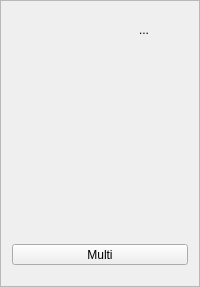
<?xml version="1.0" encoding="UTF-8"?>
<ui version="4.0">
 <class>Sampler</class>
 <widget class="QFrame" name="Sampler">
  <property name="geometry">
   <rect>
    <x>0</x>
    <y>0</y>
    <width>200</width>
    <height>287</height>
   </rect>
  </property>
  <property name="minimumSize">
   <size>
    <width>200</width>
    <height>242</height>
   </size>
  </property>
  <property name="maximumSize">
   <size>
    <width>200</width>
    <height>16777215</height>
   </size>
  </property>
  <property name="windowTitle">
   <string>Frame</string>
  </property>
  <property name="frameShape">
   <enum>QFrame::StyledPanel</enum>
  </property>
  <property name="frameShadow">
   <enum>QFrame::Raised</enum>
  </property>
  <layout class="QGridLayout" name="gridLayout">
   <property name="spacing">
    <number>0</number>
   </property>
   <item row="3" column="0">
    <widget class="QToolButton" name="play5">
     <property name="sizePolicy">
      <sizepolicy hsizetype="Expanding" vsizetype="Fixed">
       <horstretch>0</horstretch>
       <verstretch>0</verstretch>
      </sizepolicy>
     </property>
     <property name="minimumSize">
      <size>
       <width>40</width>
       <height>36</height>
      </size>
     </property>
     <property name="contextMenuPolicy">
      <enum>Qt::CustomContextMenu</enum>
     </property>
     <property name="styleSheet">
      <string notr="true">border-top-left-radius: 0px;
border-bottom-left-radius: 0px;
border-bottom-right-radius: 0px;
border-top-right-radius:0px;</string>
     </property>
     <property name="text">
      <string/>
     </property>
    </widget>
   </item>
   <item row="3" column="1">
    <widget class="QToolButton" name="play6">
     <property name="sizePolicy">
      <sizepolicy hsizetype="Expanding" vsizetype="Fixed">
       <horstretch>0</horstretch>
       <verstretch>0</verstretch>
      </sizepolicy>
     </property>
     <property name="minimumSize">
      <size>
       <width>40</width>
       <height>36</height>
      </size>
     </property>
     <property name="contextMenuPolicy">
      <enum>Qt::CustomContextMenu</enum>
     </property>
     <property name="styleSheet">
      <string notr="true">border-top-left-radius: 0px;
border-bottom-left-radius: 0px;
border-bottom-right-radius: 0px;
border-top-right-radius:0px;</string>
     </property>
     <property name="text">
      <string/>
     </property>
    </widget>
   </item>
   <item row="5" column="2">
    <widget class="QToolButton" name="play15">
     <property name="sizePolicy">
      <sizepolicy hsizetype="Expanding" vsizetype="Fixed">
       <horstretch>0</horstretch>
       <verstretch>0</verstretch>
      </sizepolicy>
     </property>
     <property name="minimumSize">
      <size>
       <width>40</width>
       <height>36</height>
      </size>
     </property>
     <property name="contextMenuPolicy">
      <enum>Qt::CustomContextMenu</enum>
     </property>
     <property name="styleSheet">
      <string notr="true">border-top-left-radius: 0px;
border-bottom-left-radius: 0px;
border-bottom-right-radius: 0px;
border-top-right-radius:0px;</string>
     </property>
     <property name="text">
      <string/>
     </property>
    </widget>
   </item>
   <item row="2" column="0">
    <widget class="QToolButton" name="play1">
     <property name="sizePolicy">
      <sizepolicy hsizetype="Expanding" vsizetype="Fixed">
       <horstretch>0</horstretch>
       <verstretch>0</verstretch>
      </sizepolicy>
     </property>
     <property name="minimumSize">
      <size>
       <width>40</width>
       <height>36</height>
      </size>
     </property>
     <property name="contextMenuPolicy">
      <enum>Qt::CustomContextMenu</enum>
     </property>
     <property name="styleSheet">
      <string notr="true">border-top-right-radius: 0px;
border-bottom-right-radius: 0px;
border-bottom-left-radius: 0px;</string>
     </property>
     <property name="text">
      <string/>
     </property>
    </widget>
   </item>
   <item row="2" column="1">
    <widget class="QToolButton" name="play2">
     <property name="sizePolicy">
      <sizepolicy hsizetype="Expanding" vsizetype="Fixed">
       <horstretch>0</horstretch>
       <verstretch>0</verstretch>
      </sizepolicy>
     </property>
     <property name="minimumSize">
      <size>
       <width>40</width>
       <height>36</height>
      </size>
     </property>
     <property name="contextMenuPolicy">
      <enum>Qt::CustomContextMenu</enum>
     </property>
     <property name="styleSheet">
      <string notr="true">border-top-right-radius: 0px;
border-bottom-right-radius: 0px;
border-top-left-radius: 0px;
border-bottom-left-radius: 0px;</string>
     </property>
     <property name="text">
      <string/>
     </property>
    </widget>
   </item>
   <item row="2" column="2">
    <widget class="QToolButton" name="play3">
     <property name="sizePolicy">
      <sizepolicy hsizetype="Expanding" vsizetype="Fixed">
       <horstretch>0</horstretch>
       <verstretch>0</verstretch>
      </sizepolicy>
     </property>
     <property name="minimumSize">
      <size>
       <width>40</width>
       <height>36</height>
      </size>
     </property>
     <property name="contextMenuPolicy">
      <enum>Qt::CustomContextMenu</enum>
     </property>
     <property name="styleSheet">
      <string notr="true">border-top-right-radius: 0px;
border-bottom-right-radius: 0px;
border-top-left-radius: 0px;
border-bottom-left-radius: 0px;</string>
     </property>
     <property name="text">
      <string/>
     </property>
    </widget>
   </item>
   <item row="3" column="2">
    <widget class="QToolButton" name="play7">
     <property name="sizePolicy">
      <sizepolicy hsizetype="Expanding" vsizetype="Fixed">
       <horstretch>0</horstretch>
       <verstretch>0</verstretch>
      </sizepolicy>
     </property>
     <property name="minimumSize">
      <size>
       <width>40</width>
       <height>36</height>
      </size>
     </property>
     <property name="contextMenuPolicy">
      <enum>Qt::CustomContextMenu</enum>
     </property>
     <property name="styleSheet">
      <string notr="true">border-top-left-radius: 0px;
border-bottom-left-radius: 0px;
border-bottom-right-radius: 0px;
border-top-right-radius:0px;</string>
     </property>
     <property name="text">
      <string/>
     </property>
    </widget>
   </item>
   <item row="3" column="3">
    <widget class="QToolButton" name="play8">
     <property name="sizePolicy">
      <sizepolicy hsizetype="Expanding" vsizetype="Fixed">
       <horstretch>0</horstretch>
       <verstretch>0</verstretch>
      </sizepolicy>
     </property>
     <property name="minimumSize">
      <size>
       <width>40</width>
       <height>36</height>
      </size>
     </property>
     <property name="contextMenuPolicy">
      <enum>Qt::CustomContextMenu</enum>
     </property>
     <property name="styleSheet">
      <string notr="true">border-top-left-radius: 0px;
border-bottom-left-radius: 0px;
border-bottom-right-radius: 0px;
border-top-right-radius:0px;</string>
     </property>
     <property name="text">
      <string/>
     </property>
    </widget>
   </item>
   <item row="4" column="0">
    <widget class="QToolButton" name="play9">
     <property name="sizePolicy">
      <sizepolicy hsizetype="Expanding" vsizetype="Fixed">
       <horstretch>0</horstretch>
       <verstretch>0</verstretch>
      </sizepolicy>
     </property>
     <property name="minimumSize">
      <size>
       <width>40</width>
       <height>36</height>
      </size>
     </property>
     <property name="contextMenuPolicy">
      <enum>Qt::CustomContextMenu</enum>
     </property>
     <property name="styleSheet">
      <string notr="true">border-top-left-radius: 0px;
border-bottom-left-radius: 0px;
border-bottom-right-radius: 0px;
border-top-right-radius:0px;</string>
     </property>
     <property name="text">
      <string/>
     </property>
    </widget>
   </item>
   <item row="4" column="1">
    <widget class="QToolButton" name="play10">
     <property name="sizePolicy">
      <sizepolicy hsizetype="Expanding" vsizetype="Fixed">
       <horstretch>0</horstretch>
       <verstretch>0</verstretch>
      </sizepolicy>
     </property>
     <property name="minimumSize">
      <size>
       <width>40</width>
       <height>36</height>
      </size>
     </property>
     <property name="contextMenuPolicy">
      <enum>Qt::CustomContextMenu</enum>
     </property>
     <property name="styleSheet">
      <string notr="true">border-top-left-radius: 0px;
border-bottom-left-radius: 0px;
border-bottom-right-radius: 0px;
border-top-right-radius:0px;</string>
     </property>
     <property name="text">
      <string/>
     </property>
    </widget>
   </item>
   <item row="4" column="2">
    <widget class="QToolButton" name="play11">
     <property name="sizePolicy">
      <sizepolicy hsizetype="Expanding" vsizetype="Fixed">
       <horstretch>0</horstretch>
       <verstretch>0</verstretch>
      </sizepolicy>
     </property>
     <property name="minimumSize">
      <size>
       <width>40</width>
       <height>36</height>
      </size>
     </property>
     <property name="contextMenuPolicy">
      <enum>Qt::CustomContextMenu</enum>
     </property>
     <property name="styleSheet">
      <string notr="true">border-top-left-radius: 0px;
border-bottom-left-radius: 0px;
border-bottom-right-radius: 0px;
border-top-right-radius:0px;</string>
     </property>
     <property name="text">
      <string/>
     </property>
    </widget>
   </item>
   <item row="4" column="3">
    <widget class="QToolButton" name="play12">
     <property name="sizePolicy">
      <sizepolicy hsizetype="Expanding" vsizetype="Fixed">
       <horstretch>0</horstretch>
       <verstretch>0</verstretch>
      </sizepolicy>
     </property>
     <property name="minimumSize">
      <size>
       <width>40</width>
       <height>36</height>
      </size>
     </property>
     <property name="contextMenuPolicy">
      <enum>Qt::CustomContextMenu</enum>
     </property>
     <property name="styleSheet">
      <string notr="true">border-top-left-radius: 0px;
border-bottom-left-radius: 0px;
border-bottom-right-radius: 0px;
border-top-right-radius:0px;</string>
     </property>
     <property name="text">
      <string/>
     </property>
    </widget>
   </item>
   <item row="5" column="0">
    <widget class="QToolButton" name="play13">
     <property name="sizePolicy">
      <sizepolicy hsizetype="Expanding" vsizetype="Fixed">
       <horstretch>0</horstretch>
       <verstretch>0</verstretch>
      </sizepolicy>
     </property>
     <property name="minimumSize">
      <size>
       <width>40</width>
       <height>36</height>
      </size>
     </property>
     <property name="contextMenuPolicy">
      <enum>Qt::CustomContextMenu</enum>
     </property>
     <property name="styleSheet">
      <string notr="true">border-bottom-right-radius: 0px;
border-top-right-radius: 0px;
border-top-left-radius: 0px;</string>
     </property>
     <property name="text">
      <string/>
     </property>
    </widget>
   </item>
   <item row="5" column="1">
    <widget class="QToolButton" name="play14">
     <property name="sizePolicy">
      <sizepolicy hsizetype="Expanding" vsizetype="Fixed">
       <horstretch>0</horstretch>
       <verstretch>0</verstretch>
      </sizepolicy>
     </property>
     <property name="minimumSize">
      <size>
       <width>40</width>
       <height>36</height>
      </size>
     </property>
     <property name="contextMenuPolicy">
      <enum>Qt::CustomContextMenu</enum>
     </property>
     <property name="styleSheet">
      <string notr="true">border-top-left-radius: 0px;
border-bottom-left-radius: 0px;
border-bottom-right-radius: 0px;
border-top-right-radius:0px;</string>
     </property>
     <property name="text">
      <string/>
     </property>
    </widget>
   </item>
   <item row="5" column="3">
    <widget class="QToolButton" name="play16">
     <property name="sizePolicy">
      <sizepolicy hsizetype="Expanding" vsizetype="Fixed">
       <horstretch>0</horstretch>
       <verstretch>0</verstretch>
      </sizepolicy>
     </property>
     <property name="minimumSize">
      <size>
       <width>40</width>
       <height>36</height>
      </size>
     </property>
     <property name="contextMenuPolicy">
      <enum>Qt::CustomContextMenu</enum>
     </property>
     <property name="styleSheet">
      <string notr="true">border-top-left-radius: 0px;
border-bottom-left-radius: 0px;
border-top-right-radius: 0px;</string>
     </property>
     <property name="text">
      <string/>
     </property>
    </widget>
   </item>
   <item row="2" column="3">
    <widget class="QToolButton" name="play4">
     <property name="sizePolicy">
      <sizepolicy hsizetype="Expanding" vsizetype="Fixed">
       <horstretch>0</horstretch>
       <verstretch>0</verstretch>
      </sizepolicy>
     </property>
     <property name="minimumSize">
      <size>
       <width>40</width>
       <height>36</height>
      </size>
     </property>
     <property name="contextMenuPolicy">
      <enum>Qt::CustomContextMenu</enum>
     </property>
     <property name="styleSheet">
      <string notr="true">border-top-left-radius: 0px;
border-bottom-left-radius: 0px;
border-bottom-right-radius: 0px;</string>
     </property>
     <property name="text">
      <string/>
     </property>
    </widget>
   </item>
   <item row="0" column="2" colspan="2">
    <widget class="live_widgets::ToolButton" name="modePlay">
     <property name="sizePolicy">
      <sizepolicy hsizetype="Expanding" vsizetype="Fixed">
       <horstretch>0</horstretch>
       <verstretch>0</verstretch>
      </sizepolicy>
     </property>
     <property name="maximumSize">
      <size>
       <width>16777215</width>
       <height>20</height>
      </size>
     </property>
     <property name="styleSheet">
      <string notr="true">border-top-left-radius: 0px;
border-bottom-left-radius: 0px;</string>
     </property>
     <property name="text">
      <string>...</string>
     </property>
     <property name="icon">
      <iconset resource="../creator-live/Icons/Icons.qrc">
       <normaloff>:/icons/play.png</normaloff>:/icons/play.png</iconset>
     </property>
     <property name="checkable">
      <bool>true</bool>
     </property>
     <property name="checked">
      <bool>true</bool>
     </property>
    </widget>
   </item>
   <item row="0" column="0" colspan="2">
    <widget class="live_widgets::ToolButton" name="modeRec">
     <property name="sizePolicy">
      <sizepolicy hsizetype="Expanding" vsizetype="Fixed">
       <horstretch>0</horstretch>
       <verstretch>0</verstretch>
      </sizepolicy>
     </property>
     <property name="maximumSize">
      <size>
       <width>16777215</width>
       <height>20</height>
      </size>
     </property>
     <property name="styleSheet">
      <string notr="true">border-top-right-radius: 0px;
border-bottom-right-radius: 0px;</string>
     </property>
     <property name="text">
      <string/>
     </property>
     <property name="icon">
      <iconset resource="../creator-live/Icons/Icons.qrc">
       <normaloff>:/icons/record.png</normaloff>:/icons/record.png</iconset>
     </property>
     <property name="checkable">
      <bool>true</bool>
     </property>
    </widget>
   </item>
   <item row="1" column="1">
    <spacer name="verticalSpacer">
     <property name="orientation">
      <enum>Qt::Vertical</enum>
     </property>
     <property name="sizeType">
      <enum>QSizePolicy::Fixed</enum>
     </property>
     <property name="sizeHint" stdset="0">
      <size>
       <width>20</width>
       <height>10</height>
      </size>
     </property>
    </spacer>
   </item>
   <item row="7" column="0" colspan="4">
    <widget class="live_widgets::ToolButton" name="modeMulti">
     <property name="sizePolicy">
      <sizepolicy hsizetype="Expanding" vsizetype="Fixed">
       <horstretch>0</horstretch>
       <verstretch>0</verstretch>
      </sizepolicy>
     </property>
     <property name="text">
      <string>Multi</string>
     </property>
     <property name="checkable">
      <bool>true</bool>
     </property>
    </widget>
   </item>
   <item row="6" column="2">
    <spacer name="verticalSpacer_2">
     <property name="orientation">
      <enum>Qt::Vertical</enum>
     </property>
     <property name="sizeType">
      <enum>QSizePolicy::Fixed</enum>
     </property>
     <property name="sizeHint" stdset="0">
      <size>
       <width>20</width>
       <height>10</height>
      </size>
     </property>
    </spacer>
   </item>
  </layout>
 </widget>
 <customwidgets>
  <customwidget>
   <class>live_widgets::ToolButton</class>
   <extends>QToolButton</extends>
   <header>live_widgets/toolbutton.h</header>
  </customwidget>
 </customwidgets>
 <resources>
  <include location="../creator-live/Icons/Icons.qrc"/>
 </resources>
 <connections/>
</ui>
